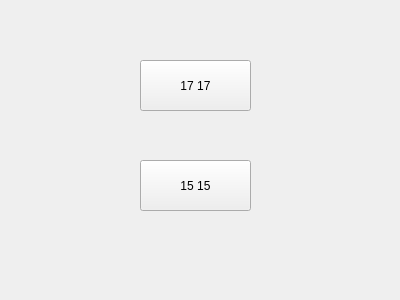
<?xml version="1.0" encoding="UTF-8"?>
<ui version="4.0">
 <class>Select_Gobangsize</class>
 <widget class="QWidget" name="Select_Gobangsize">
  <property name="geometry">
   <rect>
    <x>0</x>
    <y>0</y>
    <width>400</width>
    <height>300</height>
   </rect>
  </property>
  <property name="windowTitle">
   <string>Form</string>
  </property>
  <widget class="QPushButton" name="button17">
   <property name="geometry">
    <rect>
     <x>140</x>
     <y>60</y>
     <width>111</width>
     <height>51</height>
    </rect>
   </property>
   <property name="text">
    <string>17 17</string>
   </property>
  </widget>
  <widget class="QPushButton" name="button15">
   <property name="geometry">
    <rect>
     <x>140</x>
     <y>160</y>
     <width>111</width>
     <height>51</height>
    </rect>
   </property>
   <property name="text">
    <string>15 15</string>
   </property>
  </widget>
 </widget>
 <resources/>
 <connections/>
</ui>
